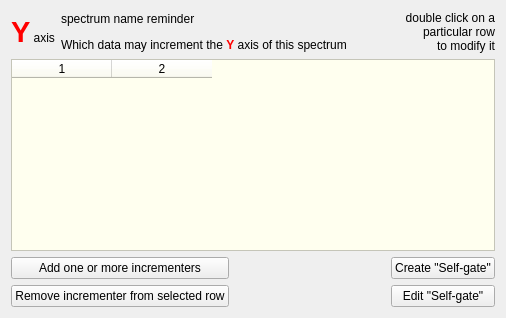
  <widget class="QWizardPage" name="wizardPage_Y_incrementers">
   <property name="title">
    <string>Y incrementeres</string>
   </property>
   <property name="subTitle">
    <string>Specify here which signals may increment the Y axis of your matrix</string>
   </property>
   <attribute name="pageId">
    <string notr="true">50</string>
   </attribute>
   <layout class="QVBoxLayout" name="verticalLayout_13">
    <item>
     <layout class="QHBoxLayout" name="_23">
      <item>
       <widget class="QLabel" name="textLabel2_5_4_2">
        <property name="text">
         <string>&lt;font color=&quot;#ff0000&quot; size=&quot;+4&quot;&gt;&lt;b&gt;Y&lt;/b&gt;&lt;/font&gt; axis</string>
        </property>
        <property name="alignment">
         <set>Qt::AlignmentFlag::AlignVCenter</set>
        </property>
        <property name="wordWrap">
         <bool>false</bool>
        </property>
       </widget>
      </item>
      <item>
       <layout class="QVBoxLayout" name="_24">
        <item>
         <widget class="QLabel" name="textLabel_spec_name_Y">
          <property name="text">
           <string>spectrum name reminder</string>
          </property>
          <property name="wordWrap">
           <bool>false</bool>
          </property>
         </widget>
        </item>
        <item>
         <spacer name="spacer25_3_2">
          <property name="orientation">
           <enum>Qt::Orientation::Horizontal</enum>
          </property>
          <property name="sizeType">
           <enum>QSizePolicy::Policy::Expanding</enum>
          </property>
          <property name="sizeHint" stdset="0">
           <size>
            <width>338</width>
            <height>4</height>
           </size>
          </property>
         </spacer>
        </item>
        <item>
         <widget class="QLabel" name="textLabel2_5_3">
          <property name="text">
           <string>Which data may increment the &lt;font color=&quot;#ff0000&quot;&gt;&lt;b&gt;Y&lt;/b&gt;&lt;/font&gt; axis of this spectrum</string>
          </property>
          <property name="alignment">
           <set>Qt::AlignmentFlag::AlignVCenter</set>
          </property>
          <property name="wordWrap">
           <bool>false</bool>
          </property>
         </widget>
        </item>
       </layout>
      </item>
      <item>
       <widget class="QLabel" name="textLabel1_4_2">
        <property name="text">
         <string>double click on a &lt;br&gt;particular row&lt;br&gt;
to modify it</string>
        </property>
        <property name="alignment">
         <set>Qt::AlignmentFlag::AlignBottom|Qt::AlignmentFlag::AlignRight|Qt::AlignmentFlag::AlignTrailing</set>
        </property>
        <property name="wordWrap">
         <bool>true</bool>
        </property>
       </widget>
      </item>
     </layout>
    </item>
    <item>
     <widget class="QTableWidget" name="table_incr_y">
      <property name="styleSheet">
       <string notr="true">background-color: rgb(255, 255, 239);</string>
      </property>
      <property name="columnCount">
       <number>2</number>
      </property>
      <column/>
      <column/>
     </widget>
    </item>
    <item>
     <layout class="QHBoxLayout" name="horizontalLayout_12" stretch="0,20,0">
      <item>
       <layout class="QVBoxLayout" name="_21">
        <item>
         <widget class="QPushButton" name="pushButton_add_y">
          <property name="text">
           <string>Add one or more incrementers</string>
          </property>
          <property name="icon">
           <iconset resource="greware_icons.qrc">
            <normaloff>:/images/images/add_document.png</normaloff>:/images/images/add_document.png</iconset>
          </property>
         </widget>
        </item>
        <item>
         <widget class="QPushButton" name="pushButton_remove_y">
          <property name="text">
           <string>Remove incrementer from selected row</string>
          </property>
          <property name="icon">
           <iconset resource="greware_icons.qrc">
            <normaloff>:/images/images/remove_document.png</normaloff>:/images/images/remove_document.png</iconset>
          </property>
         </widget>
        </item>
       </layout>
      </item>
      <item>
       <spacer name="spacer19_4">
        <property name="orientation">
         <enum>Qt::Orientation::Horizontal</enum>
        </property>
        <property name="sizeType">
         <enum>QSizePolicy::Policy::Expanding</enum>
        </property>
        <property name="sizeHint" stdset="0">
         <size>
          <width>58</width>
          <height>20</height>
         </size>
        </property>
       </spacer>
      </item>
      <item>
       <layout class="QVBoxLayout" name="_22">
        <item>
         <widget class="QPushButton" name="push_crea_self_Y">
          <property name="enabled">
           <bool>true</bool>
          </property>
          <property name="text">
           <string>Create &quot;Self-gate&quot;</string>
          </property>
          <property name="icon">
           <iconset resource="greware_icons.qrc">
            <normaloff>:/images/images/gwiazdka.png</normaloff>:/images/images/gwiazdka.png</iconset>
          </property>
         </widget>
        </item>
        <item>
         <widget class="QPushButton" name="push_edit_self_y">
          <property name="enabled">
           <bool>true</bool>
          </property>
          <property name="text">
           <string>Edit &quot;Self-gate&quot;</string>
          </property>
          <property name="icon">
           <iconset resource="greware_icons.qrc">
            <normaloff>:/images/images/pencil.png</normaloff>:/images/images/pencil.png</iconset>
          </property>
         </widget>
        </item>
       </layout>
      </item>
     </layout>
    </item>
   </layout>
  </widget>
